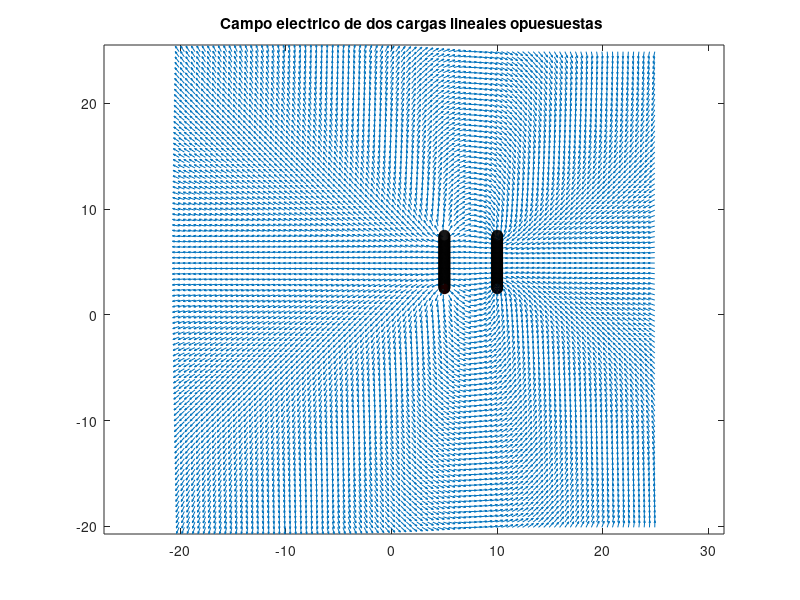

Here is the MATLAB script that generated this plot:
% Andrea Catalina Fernández Mena A01197705    Programadora
% Thomas Freund Paternostro A00831997   Programador 
% Carlos Guardiola A01383966   Encargado parte física y mecanica
% William Frank Monroy Mamani A00829796  Programador auxiliar
% Cedric Diego Ortega Jiménez A01025012  Encargado parte física y mecanica


%variables definidas:
Ke= 8.99.*(10^9); %valor de Coulomb
radioDisp = .5;%radio del circulo
dY = 0; %Distancia en Y



%valores dados por el usuario:

%da la carga de las particulas, donde las positivas son iguales que 
%las negativas
Q=input("Escribe el valor de la carga: " );

lPos=input("Escribe la longitud del alambre positivo: " );
lNeg=input("Escribe la longitud del alambre negativo: " );



disp("Vamos a poner la coordenada de los dipolos: ")

%Si ponemos valores muy grandes no se va a mostrar correctamente ya que se
%saldria del meshgrid
xPos=input("Coordenada x de la carga positiva(+): " ); %pos de la carga positiva en x
yPos=input("Coordenada y de la carga positiva(+): " ); %pos de la carga positiva en y

%Distancia horizontal entre la carga positiva y negativa
dX= input("Cual es la distancia entre las dos cargas: " );

xNeg= xPos + dX; %pos de la carga - en x
yNeg= yPos + dY; %pos de la carga - en y

%Separacion de las cargas positivas y negativas
distanciaExPos =  lPos./ 100; %son 100 particulas por lo tanto se divide por lPos para encontrar la distancia
distanciaExNeg = lNeg./100; %son 100 particulas por lo tanto se divide por lNeg para encontrar la distancia

%Definimos los ejes de la figura al igual que los valores maximos y minimos de X e Y
if Q > 0 
    maxX = Q + (distanciaExPos .* 2) + 20;
    minX = - (distanciaExPos .* 2) - 20;
elseif Q < 0
    maxX = (distanciaExNeg.*2) + 20;
    minX = Q - (distanciaExNeg.*2) - 20;
end 
% maxY = QNegativaY + 10;
% minY = QNegativaY - 10;

%Definimos un meshgrid  

xPuntos = minX:0.5:maxX; %matriz punto x 
yPuntos = minX:0.5:maxX; %matriz punto y

%Creamos un meshpoint con el min y max dependiendo de la carga 
[XPunto, YPunto] = meshgrid(xPuntos,yPuntos); 



%Definimos dos variables que van a almacenar la suma de el campo electrico
%en x y y igual a 0 para empezar.
VecEx=0;
VecEy=0;

for i =-50:1:50
    % Campo electrico ejercido debido a una carga negativa
    Rxp = XPunto-xPos; %(x - x+)
    Ryp = YPunto- (yPos+ (i*distanciaExPos)); %Nos da la pos. en y que varia para vada punto con la distanciaExPos
    Rxn = XPunto- xNeg; %(x - x-)
    Ryn = YPunto- (yNeg + (i*distanciaExNeg));%Nos da la pos. en y que varia para vada punto con la distanciaExNeg
    %sumamos el campo electrico de la particula positiva y negativa en x
    VecEx = VecEx + ((Ke.*Q.*Rxp)./((Rxp.^2 + Ryp.^2).^(3/2))) - ((Ke.*Q.*Rxn)./((Rxn.^2 + Ryn.^2).^(3/2)));
    %sumamos el campo electrico de la particula positiva y negativa en x
    VecEy = VecEy + ((Ke.*Q.*Ryp)./((Rxp.^2 + Ryp.^2).^(3/2))) - ((Ke.*Q.*Ryn)./((Rxn.^2 + Ryn.^2).^(3/2)));
end


%Obtenemos los vectores del campo electrico dividindo por la magnitud del campo electrico al dividir 

E = (VecEx.^2 + VecEy.^2).^(1/2); %sacamos magnitud de la carga electrica total
Ex = (VecEx)./E; %obtenemos la magnitud apropiada en la x
Ey = (VecEy)./E; %obtenemos la magnitud apropiada en la y


%Creamos el campo vectorial
figure();
quiver(XPunto,YPunto,Ex,Ey)
title('Campo electrico de dos cargas lineales opuesuestas ')
axis equal;
box on


for i = -50:1:50
    posPos = [(xPos - radioDisp) ((yPos+ (i*distanciaExPos) - radioDisp)) 1 1]; 
    %Cículo rojo representa carga positiva 
    cirPos = rectangle('Position',posPos,'FaceColor',[1 0 0],'Curvature',[1 1]);
    set(cirPos);
    %text('Position',[xPos (yPos+ (i*distanciaExPos))],'string','+','FontSize', 15);
    posNeg = [(xNeg - radioDisp) ((yNeg + (i*distanciaExNeg) - radioDisp)) 1 1 ];
    %Cículo rojo representa carga negativa 
    cirNeg = rectangle('Position',posNeg,'FaceColor',[0 0 1],'Curvature',[1 1]);
    set(cirNeg)
    %text('Position',[xNeg (yNeg + (i*distanciaExNeg))],'string','-','Color','white','FontSize', 15)
end 
